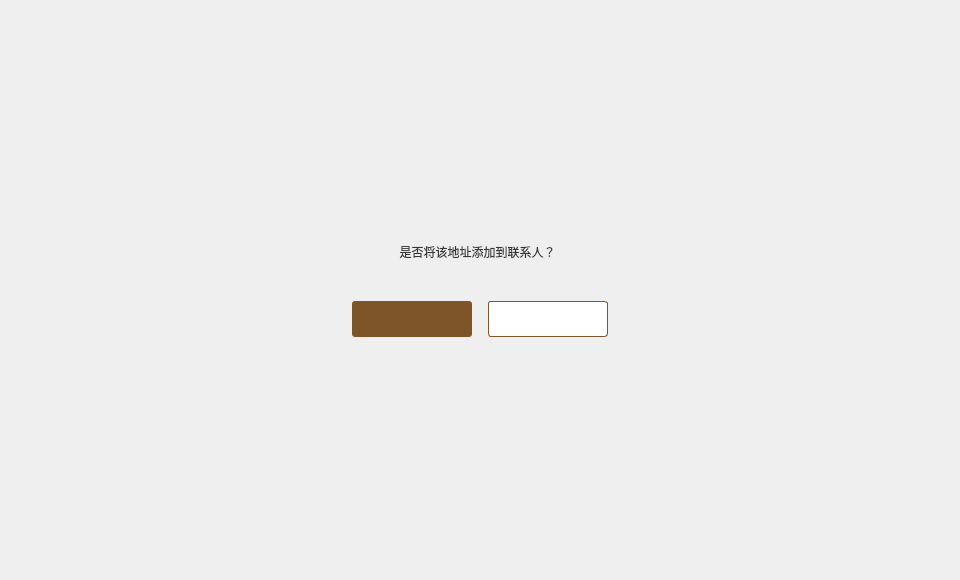
<?xml version="1.0" encoding="UTF-8"?>
<ui version="4.0">
 <class>CommonDialog</class>
 <widget class="QDialog" name="CommonDialog">
  <property name="geometry">
   <rect>
    <x>0</x>
    <y>0</y>
    <width>960</width>
    <height>580</height>
   </rect>
  </property>
  <property name="windowTitle">
   <string>Dialog</string>
  </property>
  <widget class="QWidget" name="widget" native="true">
   <property name="geometry">
    <rect>
     <x>0</x>
     <y>0</y>
     <width>960</width>
     <height>580</height>
    </rect>
   </property>
   <widget class="QWidget" name="containerWidget" native="true">
    <property name="geometry">
     <rect>
      <x>317</x>
      <y>205</y>
      <width>325</width>
      <height>170</height>
     </rect>
    </property>
    <widget class="QLabel" name="textLabel">
     <property name="geometry">
      <rect>
       <x>70</x>
       <y>0</y>
       <width>181</width>
       <height>94</height>
      </rect>
     </property>
     <property name="font">
      <font>
       <family>微软雅黑</family>
      </font>
     </property>
     <property name="styleSheet">
      <string notr="true">color: rgb(53, 53, 53);</string>
     </property>
     <property name="text">
      <string>是否将该地址添加到联系人？</string>
     </property>
     <property name="alignment">
      <set>Qt::AlignCenter</set>
     </property>
     <property name="wordWrap">
      <bool>true</bool>
     </property>
    </widget>
    <widget class="QToolButton" name="okBtn">
     <property name="geometry">
      <rect>
       <x>35</x>
       <y>96</y>
       <width>120</width>
       <height>36</height>
      </rect>
     </property>
     <property name="font">
      <font>
       <family>微软雅黑</family>
      </font>
     </property>
     <property name="cursor">
      <cursorShape>PointingHandCursor</cursorShape>
     </property>
     <property name="styleSheet">
      <string notr="true">QToolButton{background-color:rgb(125,85,40);color:#ffffff;border:none;border-radius:3px;}
QToolButton:hover{background-color:rgb(185,150,85);}
</string>
     </property>
     <property name="text">
      <string/>
     </property>
    </widget>
    <widget class="QToolButton" name="cancelBtn">
     <property name="geometry">
      <rect>
       <x>171</x>
       <y>96</y>
       <width>120</width>
       <height>36</height>
      </rect>
     </property>
     <property name="font">
      <font>
       <family>微软雅黑</family>
      </font>
     </property>
     <property name="cursor">
      <cursorShape>PointingHandCursor</cursorShape>
     </property>
     <property name="styleSheet">
      <string notr="true">QToolButton{background-color:#ffffff;color:#484848;border:1px solid rgb(125,85,40);border-radius:3px;}
QToolButton:hover{color:rgb(125,85,40);}</string>
     </property>
     <property name="text">
      <string/>
     </property>
    </widget>
   </widget>
  </widget>
 </widget>
 <resources/>
 <connections/>
</ui>
